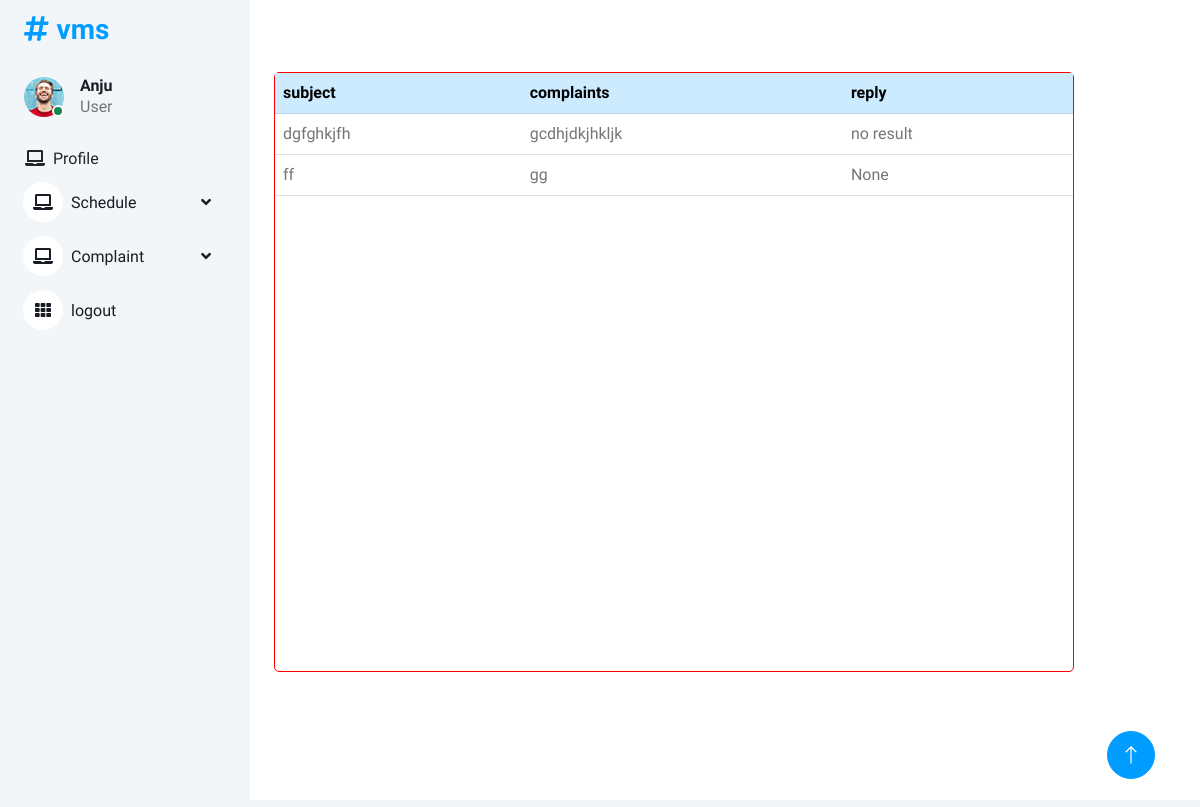
The app's page /complaint_viewu/ (signed in) with its own data.
### vmsapp/models.py (models this page shows)
class Complaint(models.Model):
    type = models.ForeignKey(vaccination,on_delete=models.DO_NOTHING)
    subject =models.CharField(max_length=250)
    complaints =models.CharField(max_length=250)
    date =models.DateField()
    reply =models.CharField(max_length=250,blank=True,null=True)

### vmsapp/user_views.py (the view)
# urls.py: path('complaint_viewu/',user_views.complaint_viewu,name='complaint_viewu'),
def complaint_viewu(request):
    u = Complaint.objects.filter(type =request.user)
    return render(request,'usertemp/complaint_viewu.html',{'new':u})

### templates/usertemp/complaint_viewu.html
{% extends 'usertemp/base.html' %}
{% load crispy_forms_tags %}
{% block content %}
<div class="card mx-auto mt-5
" style="width: 800px; height:600px; border:1px solid red; "  >
<table class="table">
  <tbody>
  <tr class="table-primary">
    <th>subject</th>
    <th>complaints</th>
    <th>reply</th>
  </tr>
  {% for i in new %}
    <tr>
      <td>{{i.subject}}</td>
      <td>{{i.complaints}}</td>
      <td>{{i.reply}}</td>
    </tr>
    {% empty %}
  <tr>
    <td colspan="7"><h3>No Results Found</h3></td>
  </tr>
  {% endfor %}
  </tbody>
</table>
</div>
{% endblock %}

### static/Admindashboard/css/style.css (style rules this page uses)
:root { --primary: #009CFF; --light: #F3F6F9; --dark: #191C24; }

### records on screen
Complaint: subject "dgfghkjfh", complaints "gcdhjdkjhkljk", reply "no result"
Complaint: subject "ff", complaints "gg", reply "None"
